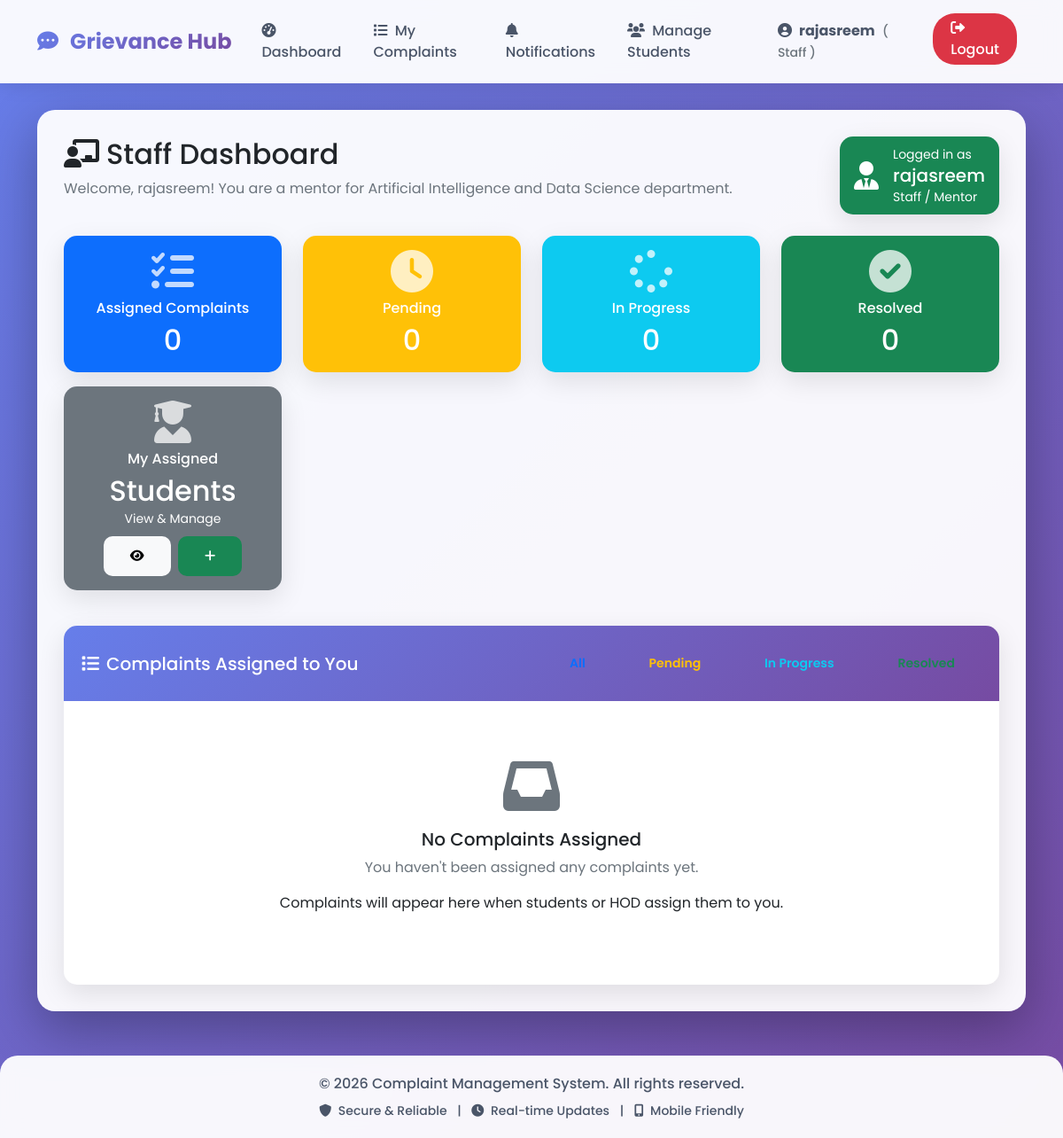
The page /staff/dashboard (signed in) on the database as committed earlier.
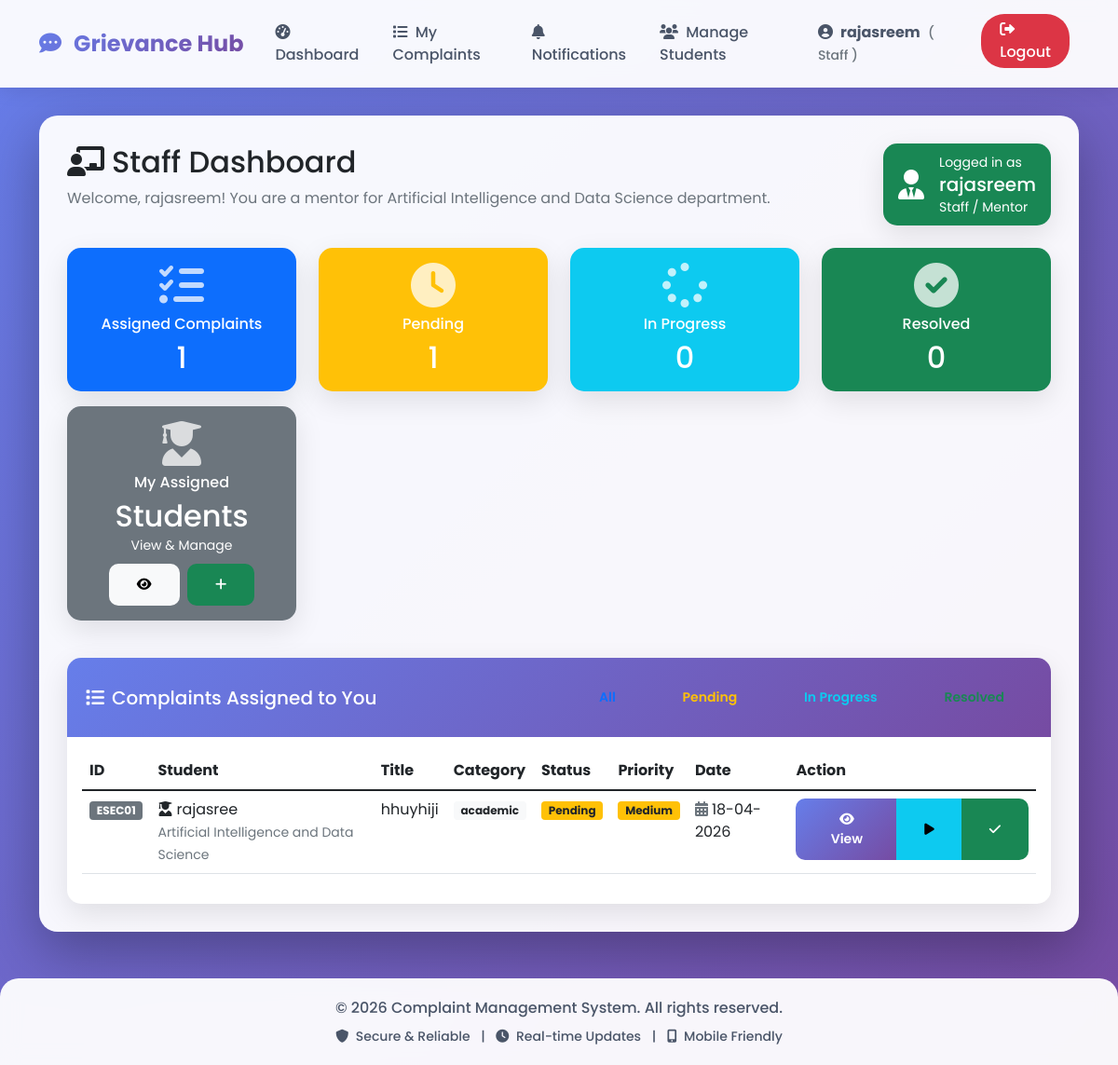
The same page on the database as committed later.
### models.py (models this page shows)
class Complaint(db.Model):
    id = db.Column(db.Integer, primary_key=True)
    complaint_id = db.Column(db.String(20), unique=True, nullable=False)
    title = db.Column(db.String(100), nullable=False)
    description = db.Column(db.Text, nullable=False)
    category = db.Column(db.String(50), nullable=False)
    status = db.Column(db.String(20), default='pending')
    priority = db.Column(db.String(20), default='medium')
    created_at = db.Column(db.DateTime, default=datetime.utcnow)
    updated_at = db.Column(db.DateTime, default=datetime.utcnow, onupdate=datetime.utcnow)
    user_id = db.Column(db.Integer, db.ForeignKey('user.id'), nullable=False)
    assigned_to = db.Column(db.Integer, db.ForeignKey('user.id'), nullable=True)
    mentor_id = db.Column(db.Integer, db.ForeignKey('user.id'), nullable=True)  # Make sure this exists
    comments = db.relationship('Comment', backref='complaint', lazy=True, cascade='all, delete-orphan')
    notifications = db.relationship('Notification', backref='complaint', lazy=True, cascade='all, delete-orphan')

class User(UserMixin, db.Model):
    id = db.Column(db.Integer, primary_key=True)
    username = db.Column(db.String(80), unique=True, nullable=False)
    email = db.Column(db.String(120), unique=True, nullable=False)
    password = db.Column(db.String(200), nullable=False)
    role = db.Column(db.String(20), default='student')  # student, staff/mentor, hod, admin
    department = db.Column(db.String(100))
    year = db.Column(db.String(20))
    section = db.Column(db.String(10))
    parent_name = db.Column(db.String(100))
    parent_phone = db.Column(db.String(15))
    address = db.Column(db.Text)
    mentor_name = db.Column(db.String(100))  # For students - who is their mentor
    phone = db.Column(db.String(15))
    created_at = db.Column(db.DateTime, default=datetime.utcnow)
    complaints = db.relationship('Complaint', backref='author', lazy=True, foreign_keys='Complaint.user_id')
    assigned_complaints = db.relationship('Complaint', backref='assigned_staff', lazy=True, foreign_keys='Complaint.assigned_to')

### app.py (the view)
@app.route('/staff/dashboard')
@login_required
def staff_dashboard():
    if current_user.role != 'staff':
        abort(403)
    complaints = Complaint.query.filter(
        (Complaint.assigned_to == current_user.id) | (Complaint.mentor_id == current_user.id)
    ).order_by(Complaint.created_at.desc()).all()
    stats = calculate_complaint_stats(complaints)
    notifications = Notification.query.filter_by(user_id=current_user.id, is_read=False).count()
    return render_template('staff_dashboard.html',
                         complaints=complaints,
                         stats=stats,
                         notifications=notifications,
                         staff_name=current_user.username,
                         department=current_user.department)

### app.py (called while the page is built)
def is_super_admin(user):
    return user.role == 'admin' and user.email == 'vanitha.sty3375@gmail.com'

def is_department_admin(user):
    return user.role == 'hod'

@login_manager.user_loader
def load_user(user_id):
    return User.query.get(int(user_id))

@app.context_processor
def utility_processor():
    return {
        'is_super_admin': is_super_admin,
        'is_department_admin': is_department_admin
    }

### utils.py (called while the page is built)
def calculate_complaint_stats(complaints):
    total = len(complaints)
    pending = sum(1 for c in complaints if c.status == 'pending')
    in_progress = sum(1 for c in complaints if c.status == 'in_progress')
    resolved = sum(1 for c in complaints if c.status == 'resolved')
    rejected = sum(1 for c in complaints if c.status == 'rejected')
    return {
        'total': total,
        'pending': pending,
        'in_progress': in_progress,
        'resolved': resolved,
        'rejected': rejected,
        'resolution_rate': round((resolved / total * 100) if total > 0 else 0, 2)
    }

### templates/staff_dashboard.html (shortened to what the changed rows need)
{% extends "base.html" %}
{% block content %}
<div class="row mb-4">
    <div class="col-12">
        <div class="d-flex justify-content-between align-items-center">
            <div>
                <h2><i class="fas fa-chalkboard-teacher me-2"></i>Staff Dashboard</h2>
            </div>
        </div>
    </div>
</div>
<div class="row mb-4">
    <div class="col-md-3 mb-3">
        <div class="card text-white bg-primary h-100">
            <div class="card-body text-center">
                <i class="fas fa-tasks fa-3x mb-2 opacity-75"></i>
                <h6 class="card-title">Assigned Complaints</h6>
                <h2 class="mb-0">{{ stats.total }}</h2>
            </div>
        </div>
    </div>
    <div class="col-md-3 mb-3">
        <div class="card text-white bg-warning h-100">
            <div class="card-body text-center">
                <i class="fas fa-clock fa-3x mb-2 opacity-75"></i>
                <h6 class="card-title">Pending</h6>
                <h2 class="mb-0">{{ stats.pending }}</h2>
            </div>
        </div>
    </div>
    <div class="col-md-3 mb-3">
        <div class="card text-white bg-info h-100">
            <div class="card-body text-center">
                <h2 class="mb-0">{{ stats.in_progress }}</h2>
            </div>
        </div>
    </div>
    <div class="col-md-3 mb-3">
        <div class="card text-white bg-success h-100">
            <div class="card-body text-center">
                <h2 class="mb-0">{{ stats.resolved }}</h2>
            </div>
        </div>
    </div>
    <div class="col-md-3 mb-3">
        <div class="card text-white bg-secondary h-100">
            <div class="card-body text-center">
                <h2 class="mb-0">Students</h2>
            </div>
        </div>
    </div>
</div>
<div class="row">
    <div class="col-12">
        <div class="card">
            <div class="card-body">
                {% if complaints %}
                    <div class="table-responsive">
                        <table class="table table-hover" id="complaintsTable">
                            <thead>
                                <tr>
                                    <th>ID</th>
                                    <th>Student</th>
                                    <th>Title</th>
                                    <th>Category</th>
                                    <th>Status</th>
                                    <th>Priority</th>
                                    <th>Date</th>
                                    <th>Action</th>
                                 </thead>
                            <tbody>
                                {% for complaint in complaints %}
                                <tr data-status="{{ complaint.status }}">
                                    <td><span class="badge bg-secondary">{{ complaint.complaint_id }}</span>{% if complaint.priority == 'high' %} <i class="fas fa-exclamation-circle text-danger"></i>{% endif %}</td>
                                    <td><i class="fas fa-user-graduate me-1"></i>{{ complaint.author.username }}<br><small class="text-muted">{{ complaint.author.department }}</small></td>
                                    <td>{{ complaint.title[:50] }}{% if complaint.title|length > 50 %}...{% endif %}</td>
                                    <td><span class="badge bg-light text-dark">{{ complaint.category }}</span></td>
                                    <td>
                                        {% if complaint.status == 'pending' %}
                                            <span class="badge bg-warning text-dark">Pending</span>
                                        {% elif complaint.status == 'in_progress' %}
                                            <span class="badge bg-info">In Progress</span>
                                        {% elif complaint.status == 'resolved' %}
                                            <span class="badge bg-success">Resolved</span>
                                        {% elif complaint.status == 'rejected' %}
                                            <span class="badge bg-danger">Rejected</span>
                                        {% endif %}
                                    </td>
                                    <td>
                                        {% if complaint.priority == 'high' %}
                                            <span class="badge bg-danger">High</span>
                                        {% elif complaint.priority == 'medium' %}
                                            <span class="badge bg-warning text-dark">Medium</span>
                                        {% else %}
                                            <span class="badge bg-info">Low</span>
                                        {% endif %}
                                    </td>
                                    <td><i class="fas fa-calendar-alt me-1 text-muted"></i>{{ complaint.created_at.strftime('%d-%m-%Y') }}</td>
                                    <td>
                                        <div class="btn-group">
                                            <a href="{{ url_for('complaint_details', complaint_id=complaint.id) }}" class="btn btn-sm btn-primary">
                                                <i class="fas fa-eye"></i> View
                                            </a>
                                            {% if complaint.status != 'resolved' %}
                                            <button onclick="updateStatus({{ complaint.id }}, 'in_progress')" class="btn btn-sm btn-info" title="Start Working">
                                                <i class="fas fa-play"></i>
                                            </button>
                                            <button onclick="updateStatus({{ complaint.id }}, 'resolved')" class="btn btn-sm btn-success" title="Mark Resolved">
                                                <i class="fas fa-check"></i>
                                            </button>
                                            {% endif %}
                                        </div>
                                    </td>
                                </tr>
                                {% endfor %}
                            </tbody>
                         </table>
                    </div>
                {% else %}
                    <div class="text-center py-5">
                        <i class="fas fa-inbox fa-4x text-muted mb-3"></i>
                        <h5>No Complaints Assigned</h5>
                        <p class="text-muted">You haven't been assigned any complaints yet.</p>
                        <p>Complaints will appear here when students or HOD assign them to you.</p>
                    </div>
                {% endif %}
            </div>
        </div>
    </div>
</div>
{% endblock %}

Rows that differ between the two databases and show on the page:
added Complaint: complaint_id "ESEC01", author.username "rajasree", author.department "Artificial Intelligence and Data Science", title "hhuyhiji", category "academic", status "Pending", priority "Medium", created_at "18-04-2026"
Other text that changed with them:
{{ stats.total }}: "0" → "1"
{{ stats.pending }}: "0" → "1"
text no longer shown: "No Complaints Assigned You haven't been assigned any complaints yet. Complaints will appear here when students or HOD assign them to you."
text now shown: "ID Student Title Category Status Priority Date Action"
